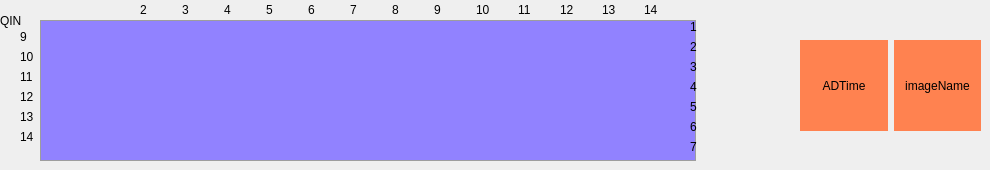
        <widget class="QWidget" name="page">
         <widget class="QFrame" name="qinFrame">
          <property name="geometry">
           <rect>
            <x>40</x>
            <y>20</y>
            <width>656</width>
            <height>141</height>
           </rect>
          </property>
          <property name="styleSheet">
           <string notr="true">QFrame{
    border: 1px solid #9D9D9D;
	background-color:#9182FF;
	border-radius:0px;
    padding:0 0px;
	margin-right: 0px;
}
</string>
          </property>
          <property name="frameShape">
           <enum>QFrame::StyledPanel</enum>
          </property>
          <property name="frameShadow">
           <enum>QFrame::Raised</enum>
          </property>
          <layout class="QVBoxLayout" name="verticalLayout_5">
           <property name="spacing">
            <number>0</number>
           </property>
           <property name="leftMargin">
            <number>0</number>
           </property>
           <property name="topMargin">
            <number>0</number>
           </property>
           <property name="rightMargin">
            <number>0</number>
           </property>
           <property name="bottomMargin">
            <number>0</number>
           </property>
          </layout>
         </widget>
         <widget class="QWidget" name="layoutWidget_2">
          <property name="geometry">
           <rect>
            <x>20</x>
            <y>30</y>
            <width>16</width>
            <height>116</height>
           </rect>
          </property>
          <layout class="QVBoxLayout" name="verticalLayout_7">
           <item>
            <widget class="QLabel" name="label_14">
             <property name="minimumSize">
              <size>
               <width>0</width>
               <height>14</height>
              </size>
             </property>
             <property name="maximumSize">
              <size>
               <width>21</width>
               <height>14</height>
              </size>
             </property>
             <property name="text">
              <string>9</string>
             </property>
            </widget>
           </item>
           <item>
            <widget class="QLabel" name="label_15">
             <property name="minimumSize">
              <size>
               <width>0</width>
               <height>14</height>
              </size>
             </property>
             <property name="maximumSize">
              <size>
               <width>21</width>
               <height>14</height>
              </size>
             </property>
             <property name="text">
              <string>10</string>
             </property>
            </widget>
           </item>
           <item>
            <widget class="QLabel" name="label_16">
             <property name="minimumSize">
              <size>
               <width>0</width>
               <height>14</height>
              </size>
             </property>
             <property name="maximumSize">
              <size>
               <width>21</width>
               <height>14</height>
              </size>
             </property>
             <property name="text">
              <string>11</string>
             </property>
            </widget>
           </item>
           <item>
            <widget class="QLabel" name="label_17">
             <property name="minimumSize">
              <size>
               <width>0</width>
               <height>14</height>
              </size>
             </property>
             <property name="maximumSize">
              <size>
               <width>21</width>
               <height>14</height>
              </size>
             </property>
             <property name="text">
              <string>12</string>
             </property>
            </widget>
           </item>
           <item>
            <widget class="QLabel" name="label_18">
             <property name="minimumSize">
              <size>
               <width>0</width>
               <height>14</height>
              </size>
             </property>
             <property name="maximumSize">
              <size>
               <width>21</width>
               <height>14</height>
              </size>
             </property>
             <property name="text">
              <string>13</string>
             </property>
            </widget>
           </item>
           <item>
            <widget class="QLabel" name="label_19">
             <property name="minimumSize">
              <size>
               <width>0</width>
               <height>14</height>
              </size>
             </property>
             <property name="maximumSize">
              <size>
               <width>21</width>
               <height>14</height>
              </size>
             </property>
             <property name="text">
              <string>14</string>
             </property>
            </widget>
           </item>
          </layout>
         </widget>
         <widget class="QLabel" name="QINLabel">
          <property name="geometry">
           <rect>
            <x>0</x>
            <y>10</y>
            <width>41</width>
            <height>21</height>
           </rect>
          </property>
          <property name="styleSheet">
           <string notr="true">QLabel#label_60
{
  color: rgb(255, 97, 24);
  font: 75 20pt &quot;新宋体&quot;;
}</string>
          </property>
          <property name="text">
           <string>QIN</string>
          </property>
         </widget>
         <widget class="QWidget" name="layoutWidget">
          <property name="geometry">
           <rect>
            <x>690</x>
            <y>20</y>
            <width>16</width>
            <height>136</height>
           </rect>
          </property>
          <layout class="QVBoxLayout" name="verticalLayout_6">
           <item>
            <widget class="QLabel" name="label_7">
             <property name="minimumSize">
              <size>
               <width>0</width>
               <height>14</height>
              </size>
             </property>
             <property name="maximumSize">
              <size>
               <width>21</width>
               <height>14</height>
              </size>
             </property>
             <property name="text">
              <string>1</string>
             </property>
            </widget>
           </item>
           <item>
            <widget class="QLabel" name="label_8">
             <property name="minimumSize">
              <size>
               <width>0</width>
               <height>14</height>
              </size>
             </property>
             <property name="maximumSize">
              <size>
               <width>21</width>
               <height>14</height>
              </size>
             </property>
             <property name="text">
              <string>2</string>
             </property>
            </widget>
           </item>
           <item>
            <widget class="QLabel" name="label_9">
             <property name="minimumSize">
              <size>
               <width>0</width>
               <height>14</height>
              </size>
             </property>
             <property name="maximumSize">
              <size>
               <width>21</width>
               <height>14</height>
              </size>
             </property>
             <property name="text">
              <string>3</string>
             </property>
            </widget>
           </item>
           <item>
            <widget class="QLabel" name="label_10">
             <property name="minimumSize">
              <size>
               <width>0</width>
               <height>14</height>
              </size>
             </property>
             <property name="maximumSize">
              <size>
               <width>21</width>
               <height>14</height>
              </size>
             </property>
             <property name="text">
              <string>4</string>
             </property>
            </widget>
           </item>
           <item>
            <widget class="QLabel" name="label_11">
             <property name="minimumSize">
              <size>
               <width>0</width>
               <height>14</height>
              </size>
             </property>
             <property name="maximumSize">
              <size>
               <width>21</width>
               <height>14</height>
              </size>
             </property>
             <property name="text">
              <string>5</string>
             </property>
            </widget>
           </item>
           <item>
            <widget class="QLabel" name="label_12">
             <property name="minimumSize">
              <size>
               <width>0</width>
               <height>14</height>
              </size>
             </property>
             <property name="maximumSize">
              <size>
               <width>21</width>
               <height>14</height>
              </size>
             </property>
             <property name="text">
              <string>6</string>
             </property>
            </widget>
           </item>
           <item>
            <widget class="QLabel" name="label_13">
             <property name="minimumSize">
              <size>
               <width>0</width>
               <height>14</height>
              </size>
             </property>
             <property name="maximumSize">
              <size>
               <width>21</width>
               <height>14</height>
              </size>
             </property>
             <property name="text">
              <string>7</string>
             </property>
            </widget>
           </item>
          </layout>
         </widget>
         <widget class="QWidget" name="layoutWidget">
          <property name="geometry">
           <rect>
            <x>140</x>
            <y>0</y>
            <width>542</width>
            <height>20</height>
           </rect>
          </property>
          <property name="minimumSize">
           <size>
            <width>36</width>
            <height>14</height>
           </size>
          </property>
          <layout class="QHBoxLayout" name="horizontalLayout_7">
           <item>
            <widget class="QLabel" name="label_21">
             <property name="minimumSize">
              <size>
               <width>36</width>
               <height>14</height>
              </size>
             </property>
             <property name="maximumSize">
              <size>
               <width>36</width>
               <height>14</height>
              </size>
             </property>
             <property name="text">
              <string>2</string>
             </property>
            </widget>
           </item>
           <item>
            <widget class="QLabel" name="label_22">
             <property name="minimumSize">
              <size>
               <width>36</width>
               <height>14</height>
              </size>
             </property>
             <property name="maximumSize">
              <size>
               <width>36</width>
               <height>14</height>
              </size>
             </property>
             <property name="text">
              <string>3</string>
             </property>
            </widget>
           </item>
           <item>
            <widget class="QLabel" name="label_23">
             <property name="minimumSize">
              <size>
               <width>36</width>
               <height>14</height>
              </size>
             </property>
             <property name="maximumSize">
              <size>
               <width>36</width>
               <height>14</height>
              </size>
             </property>
             <property name="text">
              <string>4</string>
             </property>
            </widget>
           </item>
           <item>
            <widget class="QLabel" name="label_24">
             <property name="minimumSize">
              <size>
               <width>36</width>
               <height>14</height>
              </size>
             </property>
             <property name="maximumSize">
              <size>
               <width>36</width>
               <height>14</height>
              </size>
             </property>
             <property name="text">
              <string>5</string>
             </property>
            </widget>
           </item>
           <item>
            <widget class="QLabel" name="label_25">
             <property name="minimumSize">
              <size>
               <width>36</width>
               <height>14</height>
              </size>
             </property>
             <property name="maximumSize">
              <size>
               <width>36</width>
               <height>14</height>
              </size>
             </property>
             <property name="text">
              <string>6</string>
             </property>
            </widget>
           </item>
           <item>
            <widget class="QLabel" name="label_26">
             <property name="minimumSize">
              <size>
               <width>36</width>
               <height>14</height>
              </size>
             </property>
             <property name="maximumSize">
              <size>
               <width>36</width>
               <height>14</height>
              </size>
             </property>
             <property name="text">
              <string>7</string>
             </property>
            </widget>
           </item>
           <item>
            <widget class="QLabel" name="label_27">
             <property name="minimumSize">
              <size>
               <width>36</width>
               <height>14</height>
              </size>
             </property>
             <property name="maximumSize">
              <size>
               <width>36</width>
               <height>14</height>
              </size>
             </property>
             <property name="text">
              <string>8</string>
             </property>
            </widget>
           </item>
           <item>
            <widget class="QLabel" name="label_28">
             <property name="minimumSize">
              <size>
               <width>36</width>
               <height>14</height>
              </size>
             </property>
             <property name="maximumSize">
              <size>
               <width>36</width>
               <height>14</height>
              </size>
             </property>
             <property name="text">
              <string>9</string>
             </property>
            </widget>
           </item>
           <item>
            <widget class="QLabel" name="label_29">
             <property name="minimumSize">
              <size>
               <width>36</width>
               <height>14</height>
              </size>
             </property>
             <property name="maximumSize">
              <size>
               <width>36</width>
               <height>14</height>
              </size>
             </property>
             <property name="text">
              <string>10</string>
             </property>
            </widget>
           </item>
           <item>
            <widget class="QLabel" name="label_30">
             <property name="minimumSize">
              <size>
               <width>36</width>
               <height>14</height>
              </size>
             </property>
             <property name="maximumSize">
              <size>
               <width>36</width>
               <height>14</height>
              </size>
             </property>
             <property name="text">
              <string>11</string>
             </property>
            </widget>
           </item>
           <item>
            <widget class="QLabel" name="label_31">
             <property name="minimumSize">
              <size>
               <width>36</width>
               <height>14</height>
              </size>
             </property>
             <property name="maximumSize">
              <size>
               <width>36</width>
               <height>14</height>
              </size>
             </property>
             <property name="text">
              <string>12</string>
             </property>
            </widget>
           </item>
           <item>
            <widget class="QLabel" name="label_32">
             <property name="minimumSize">
              <size>
               <width>36</width>
               <height>14</height>
              </size>
             </property>
             <property name="maximumSize">
              <size>
               <width>36</width>
               <height>14</height>
              </size>
             </property>
             <property name="text">
              <string>13</string>
             </property>
            </widget>
           </item>
           <item>
            <widget class="QLabel" name="label_59">
             <property name="minimumSize">
              <size>
               <width>36</width>
               <height>14</height>
              </size>
             </property>
             <property name="maximumSize">
              <size>
               <width>36</width>
               <height>14</height>
              </size>
             </property>
             <property name="text">
              <string>14</string>
             </property>
            </widget>
           </item>
          </layout>
         </widget>
         <widget class="QWidget" name="layoutWidget">
          <property name="geometry">
           <rect>
            <x>800</x>
            <y>40</y>
            <width>181</width>
            <height>91</height>
           </rect>
          </property>
          <layout class="QHBoxLayout" name="horizontalLayout_10">
           <item>
            <widget class="QLabel" name="adTimeLbl">
             <property name="styleSheet">
              <string notr="true">background-color: rgb(255, 130, 80);</string>
             </property>
             <property name="text">
              <string>ADTime</string>
             </property>
             <property name="alignment">
              <set>Qt::AlignCenter</set>
             </property>
            </widget>
           </item>
           <item>
            <widget class="QLabel" name="imageFileNameLabel">
             <property name="styleSheet">
              <string notr="true">background-color: rgb(255, 130, 80);</string>
             </property>
             <property name="text">
              <string>imageName</string>
             </property>
             <property name="alignment">
              <set>Qt::AlignCenter</set>
             </property>
            </widget>
           </item>
          </layout>
         </widget>
        </widget>
